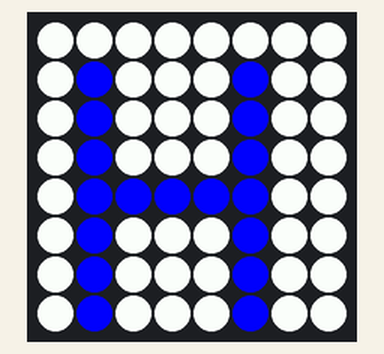
A program run on a simulated Raspberry Pi (BCM pin numbers) with a Sense HAT. Shown: the Sense HAT's 8×8 RGB LED matrix. At 10.0 s the program stops and its outputs stay as they are.

Above: at 0.1 s.
At 5.1 s:
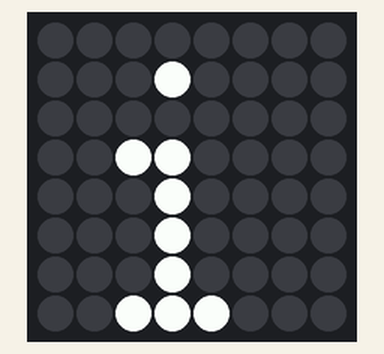

Measured:
- what the display in image 1 shows lasts 5.0 s, from 5.0 s to 10.0 s

The program:

02_hi.py
```python
# File: 02_hi.py
# Author: Raphael Holzer
# Date: 26. 11. 2018

# from <module> import <object>
from sense_hat import SenseHat
from time import sleep

# create a new SenseHat object
sense = SenseHat()

blue = (0, 0, 255)
white = (255, 255, 255)
red = (255, 0, 0)

sense.show_letter('H', text_colour=blue, back_colour=white)

sleep(5)
sense.show_letter('i')
sleep(5)

# clear the LED display
sense.clear()
```
